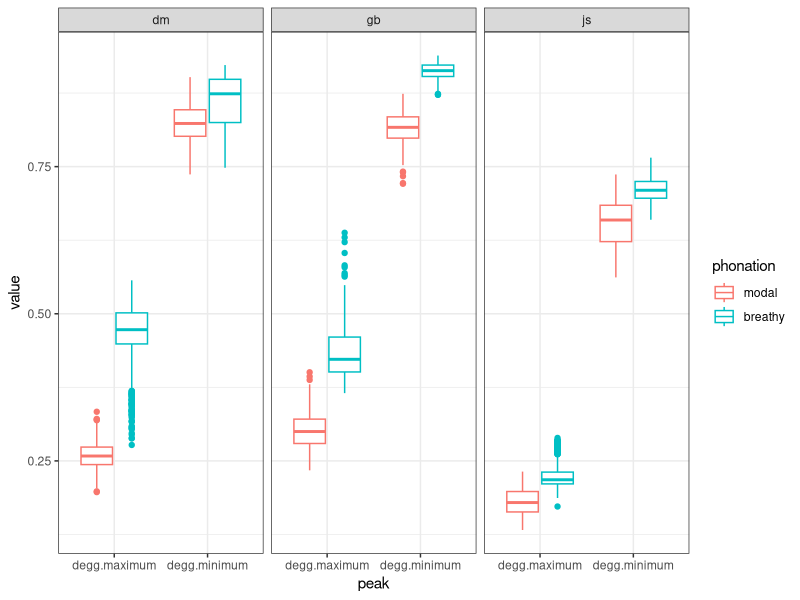
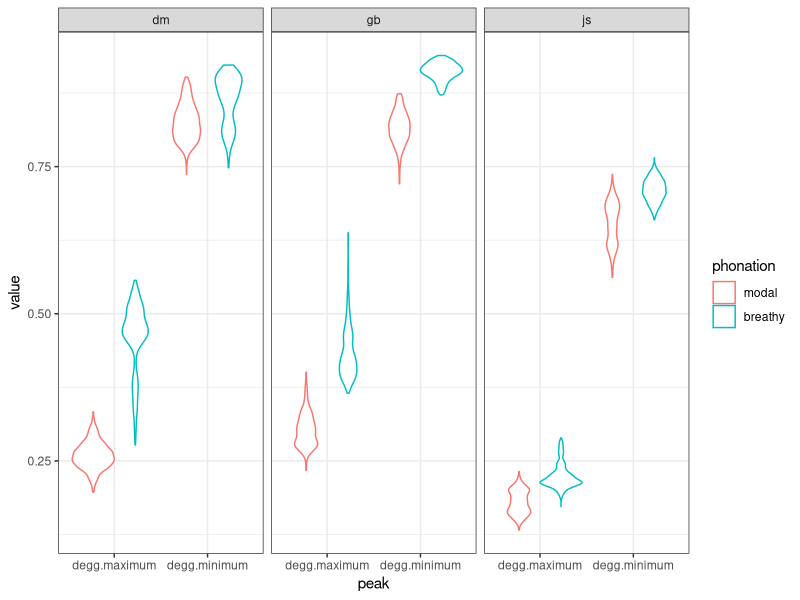
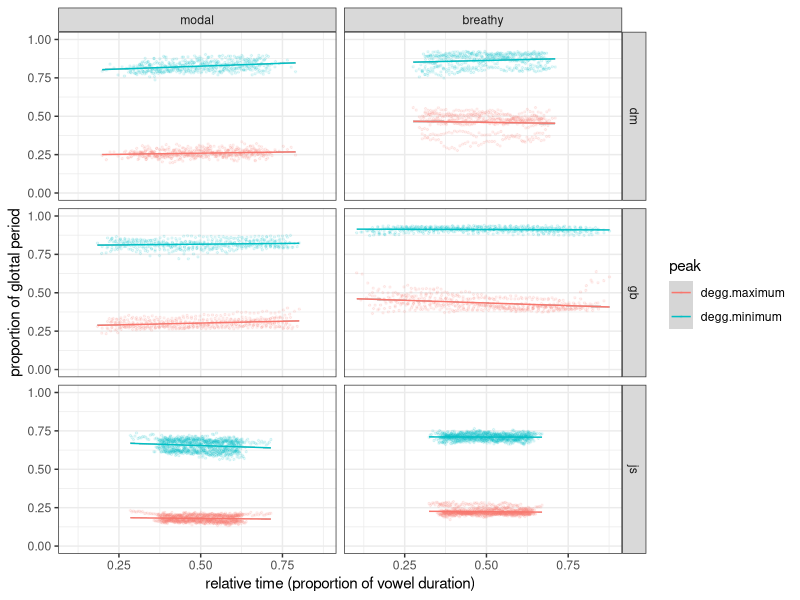
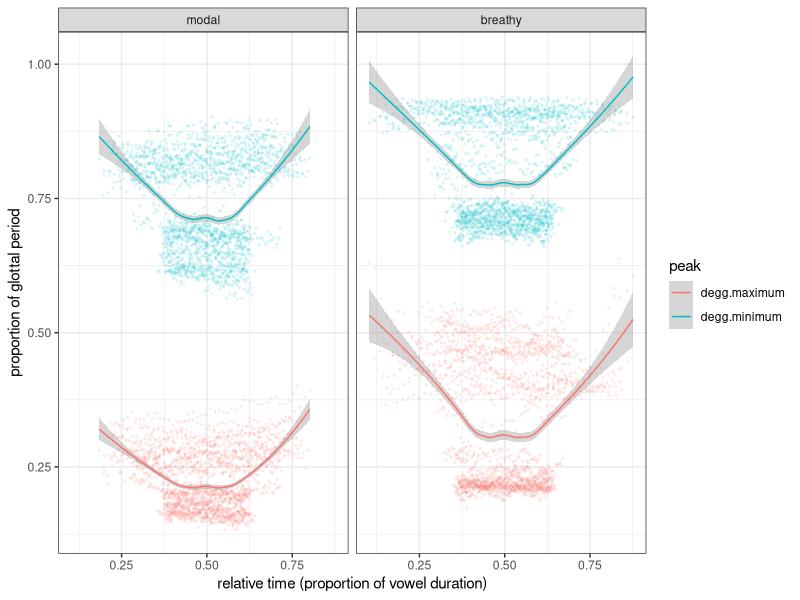
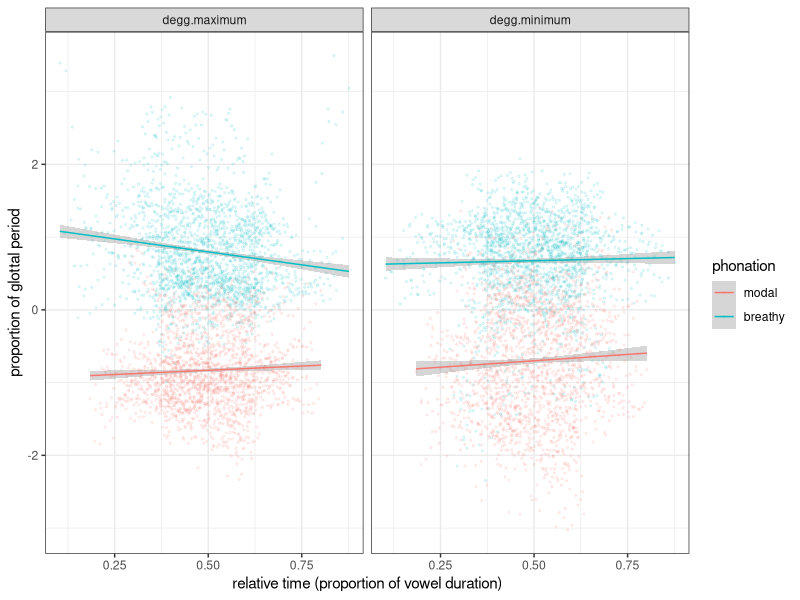
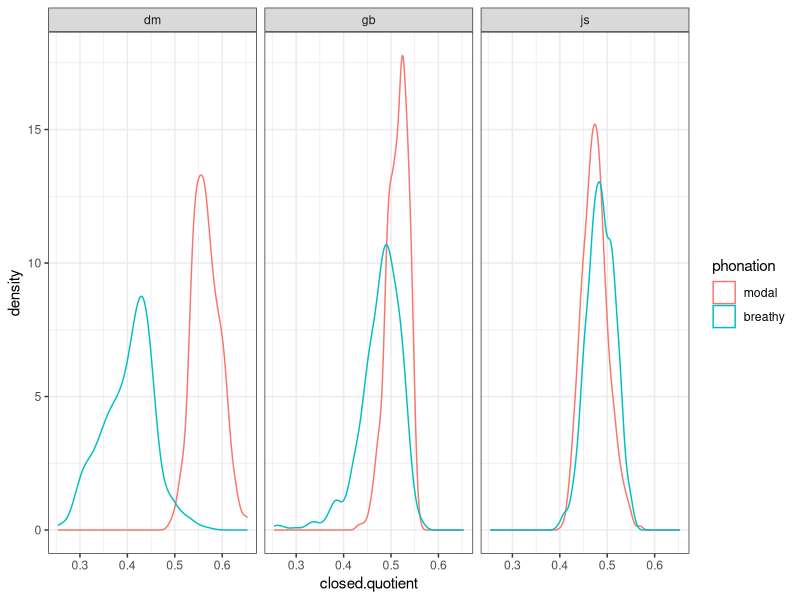
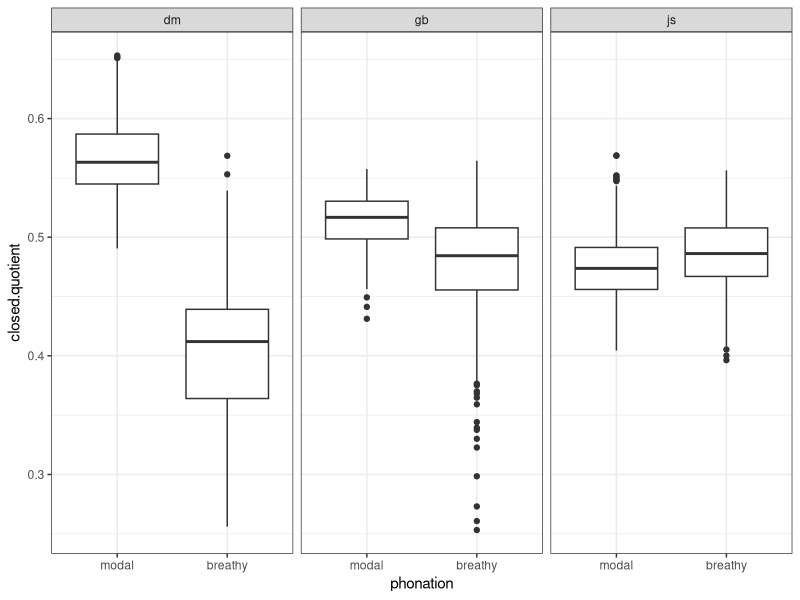

Reproduce these figures in R, in order. (Note: this script raises an error after producing the figures.)
## ---- chunk 1
knitr::opts_chunk$set(echo = TRUE)
knitr::opts_knit$set(root.dir=normalizePath("../../"))
library(readr)
library(dplyr)
library(tidyr)
library(ggplot2)
theme_set(theme_bw())
library(lme4)
library(effects)
library(afex)
## ---- chunk 2
degg.tracing <- read_csv("./tracegram-pilot/results/results.csv") %>%
    separate(file, c("speaker", "phonation")) %>%
    mutate_if(is.character, as.factor) %>%
    mutate(phonation = factor(phonation, levels = c("modal", "breathy"))) %>%
    gather(peak, value, degg.maximum:degg.minimum)

degg.tracing.norm <- read_csv("./tracegram-pilot/results/results.csv") %>%
    separate(file, c("speaker", "phonation")) %>%
    mutate_if(is.character, as.factor) %>%
    mutate(phonation = factor(phonation, levels = c("modal", "breathy")))%>%
    group_by(speaker) %>%
    mutate(maximum.norm = scale(degg.maximum),
           minimum.norm = scale(degg.minimum)) %>%
    gather(peak, value.norm, maximum.norm:minimum.norm)

value.norm <- degg.tracing.norm$value.norm
degg.tracing <- cbind(degg.tracing, value.norm)

quotient <- read_csv("./tracegram-pilot/results/results.csv") %>%
    separate(file, c("speaker", "phonation")) %>%
    mutate_if(is.character, as.factor) %>%
    mutate(phonation = factor(phonation, levels = c("modal", "breathy")),
           closed.quotient = degg.minimum - degg.maximum
           )
## ---- chunk 3
ggplot(degg.tracing, aes(peak, value, colour = phonation)) +
    geom_boxplot() +
    facet_grid(. ~ speaker)
## ---- chunk 4
ggplot(degg.tracing, aes(peak, value, colour = phonation)) +
    geom_violin() +
    facet_grid(. ~ speaker)
## ---- chunk 5
ggplot(degg.tracing, aes(time, value, colour = peak)) +
    geom_point(size = 0.5, alpha = 0.1) +
    geom_smooth(size = 0.5, method = "lm") +
    xlab("relative time (proportion of vowel duration)") +
    ylab("proportion of glottal period") +
    facet_grid(speaker ~ phonation) +
    ylim(0, 1)
## ---- chunk 6
ggplot(degg.tracing, aes(time, value, colour = peak)) +
    geom_point(size = 0.5, alpha = 0.1) +
    geom_smooth(size = 0.5, method = "loess") +
    xlab("relative time (proportion of vowel duration)") +
    ylab("proportion of glottal period") +
    facet_grid(. ~ phonation)
## ---- chunk 7
ggplot(degg.tracing, aes(time, value.norm, colour = phonation)) +
    geom_point(size = 0.5, alpha = 0.1) +
    geom_smooth(size = 0.5, method = "lm") +
    xlab("relative time (proportion of vowel duration)") +
    ylab("proportion of glottal period") +
    facet_grid(. ~ peak)
## ---- chunk 8
ggplot(quotient, aes(closed.quotient, colour = phonation)) +
    geom_density() +
    facet_grid(. ~ speaker)
## ---- chunk 9
ggplot(quotient, aes(phonation, closed.quotient)) +
    geom_boxplot() +
    facet_grid(. ~ speaker)
## ---- chunk 10
quotient.lmer <- lmer(
    closed.quotient ~
        phonation +
        (1 + phonation|speaker),
    data = quotient
)

summary(quotient.lmer)
## ---- chunk 11
quotient.lmer.null <- lmer(
    closed.quotient ~
        (1 + phonation|speaker),
    data = quotient
)

anova(quotient.lmer.null, quotient.lmer)
## ---- chunk 12
plot(allEffects(quotient.lmer))
